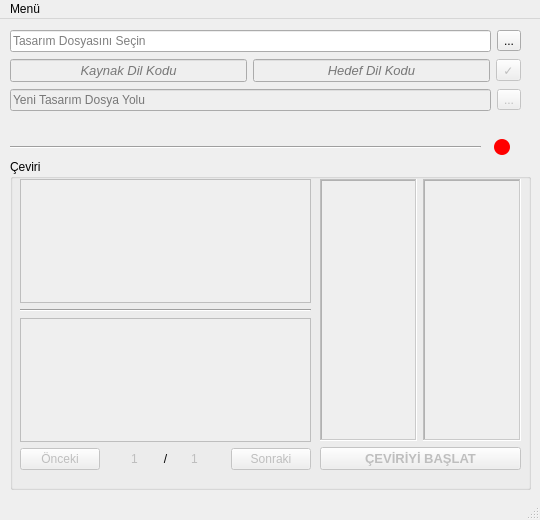
<?xml version="1.0" encoding="UTF-8"?>
<ui version="4.0">
 <class>MainWindow</class>
 <widget class="QMainWindow" name="MainWindow">
  <property name="geometry">
   <rect>
    <x>0</x>
    <y>0</y>
    <width>540</width>
    <height>520</height>
   </rect>
  </property>
  <property name="minimumSize">
   <size>
    <width>540</width>
    <height>520</height>
   </size>
  </property>
  <property name="maximumSize">
   <size>
    <width>540</width>
    <height>520</height>
   </size>
  </property>
  <property name="windowTitle">
   <string>Arayüz Dil Çevirmeni</string>
  </property>
  <property name="windowIcon">
   <iconset resource="source.qrc">
    <normaloff>:/icons/img/ui-translator.ico</normaloff>:/icons/img/ui-translator.ico</iconset>
  </property>
  <widget class="QWidget" name="centralwidget">
   <widget class="Line" name="line">
    <property name="geometry">
     <rect>
      <x>10</x>
      <y>120</y>
      <width>471</width>
      <height>16</height>
     </rect>
    </property>
    <property name="orientation">
     <enum>Qt::Horizontal</enum>
    </property>
   </widget>
   <widget class="QGroupBox" name="groupBox">
    <property name="geometry">
     <rect>
      <x>10</x>
      <y>140</y>
      <width>521</width>
      <height>331</height>
     </rect>
    </property>
    <property name="title">
     <string>Çeviri</string>
    </property>
    <widget class="QWidget" name="layoutWidget">
     <property name="geometry">
      <rect>
       <x>10</x>
       <y>20</y>
       <width>291</width>
       <height>291</height>
      </rect>
     </property>
     <layout class="QVBoxLayout" name="verticalLayout_3">
      <item>
       <layout class="QVBoxLayout" name="verticalLayout_2">
        <item>
         <widget class="QPlainTextEdit" name="plainTextEdit_fromLangText">
          <property name="enabled">
           <bool>false</bool>
          </property>
          <property name="toolTip">
           <string>Arayüzünüzdeki Metinler Buraya Gelir.</string>
          </property>
          <property name="frameShape">
           <enum>QFrame::Box</enum>
          </property>
          <property name="frameShadow">
           <enum>QFrame::Plain</enum>
          </property>
          <property name="readOnly">
           <bool>true</bool>
          </property>
         </widget>
        </item>
        <item>
         <widget class="Line" name="line_2">
          <property name="orientation">
           <enum>Qt::Horizontal</enum>
          </property>
         </widget>
        </item>
        <item>
         <widget class="QPlainTextEdit" name="plainTextEdit_toLangText">
          <property name="enabled">
           <bool>false</bool>
          </property>
          <property name="toolTip">
           <string>Gördüğünüz Metinin Çevirisini Buraya Girin ve 'Sonraki' Butonuna Basın.</string>
          </property>
          <property name="frameShape">
           <enum>QFrame::Box</enum>
          </property>
          <property name="frameShadow">
           <enum>QFrame::Plain</enum>
          </property>
         </widget>
        </item>
       </layout>
      </item>
      <item>
       <layout class="QHBoxLayout" name="horizontalLayout_3">
        <item>
         <widget class="QPushButton" name="pushButton_backText">
          <property name="enabled">
           <bool>false</bool>
          </property>
          <property name="text">
           <string>Önceki</string>
          </property>
         </widget>
        </item>
        <item>
         <widget class="QSpinBox" name="spinBox_nowTextOrder">
          <property name="enabled">
           <bool>false</bool>
          </property>
          <property name="toolTip">
           <string>Şuanki Metinin  Sırası</string>
          </property>
          <property name="styleSheet">
           <string notr="true">background-color: rgba(0, 0, 0, 0);
border: none;</string>
          </property>
          <property name="alignment">
           <set>Qt::AlignRight|Qt::AlignTrailing|Qt::AlignVCenter</set>
          </property>
          <property name="readOnly">
           <bool>true</bool>
          </property>
          <property name="buttonSymbols">
           <enum>QAbstractSpinBox::NoButtons</enum>
          </property>
          <property name="correctionMode">
           <enum>QAbstractSpinBox::CorrectToPreviousValue</enum>
          </property>
          <property name="prefix">
           <string/>
          </property>
          <property name="minimum">
           <number>1</number>
          </property>
         </widget>
        </item>
        <item>
         <widget class="QLabel" name="label">
          <property name="text">
           <string>/</string>
          </property>
          <property name="alignment">
           <set>Qt::AlignCenter</set>
          </property>
         </widget>
        </item>
        <item>
         <widget class="QSpinBox" name="spinBox_totaTextNumber">
          <property name="enabled">
           <bool>false</bool>
          </property>
          <property name="toolTip">
           <string>Toplam Çevirilecek Metin Sayısı</string>
          </property>
          <property name="styleSheet">
           <string notr="true">background-color: rgba(0, 0, 0, 0);
border: none;</string>
          </property>
          <property name="alignment">
           <set>Qt::AlignLeading|Qt::AlignLeft|Qt::AlignVCenter</set>
          </property>
          <property name="readOnly">
           <bool>true</bool>
          </property>
          <property name="buttonSymbols">
           <enum>QAbstractSpinBox::NoButtons</enum>
          </property>
          <property name="correctionMode">
           <enum>QAbstractSpinBox::CorrectToPreviousValue</enum>
          </property>
          <property name="prefix">
           <string/>
          </property>
          <property name="minimum">
           <number>1</number>
          </property>
         </widget>
        </item>
        <item>
         <widget class="QPushButton" name="pushButton_nextText">
          <property name="enabled">
           <bool>false</bool>
          </property>
          <property name="toolTip">
           <string>Sıradaki Metine Geçin (Ctrl + Enter)</string>
          </property>
          <property name="text">
           <string>Sonraki</string>
          </property>
          <property name="shortcut">
           <string>Ctrl+Return</string>
          </property>
         </widget>
        </item>
       </layout>
      </item>
     </layout>
    </widget>
    <widget class="QWidget" name="layoutWidget">
     <property name="geometry">
      <rect>
       <x>310</x>
       <y>20</y>
       <width>201</width>
       <height>291</height>
      </rect>
     </property>
     <layout class="QVBoxLayout" name="verticalLayout_4">
      <item>
       <layout class="QHBoxLayout" name="horizontalLayout_5">
        <item>
         <widget class="QTextEdit" name="textEdit_fromLangTexts">
          <property name="enabled">
           <bool>false</bool>
          </property>
          <property name="toolTip">
           <string>Kaynak Dildeki Metinler</string>
          </property>
          <property name="frameShape">
           <enum>QFrame::WinPanel</enum>
          </property>
          <property name="readOnly">
           <bool>true</bool>
          </property>
         </widget>
        </item>
        <item>
         <widget class="QTextEdit" name="textEdit_toLangTexts">
          <property name="enabled">
           <bool>false</bool>
          </property>
          <property name="toolTip">
           <string>Hedef Dilinizdeki Metinler</string>
          </property>
          <property name="frameShape">
           <enum>QFrame::WinPanel</enum>
          </property>
          <property name="readOnly">
           <bool>true</bool>
          </property>
         </widget>
        </item>
       </layout>
      </item>
      <item>
       <widget class="QPushButton" name="pushButton_TRANSLATE">
        <property name="enabled">
         <bool>false</bool>
        </property>
        <property name="font">
         <font>
          <family>MS Shell Dlg 2</family>
          <pointsize>10</pointsize>
          <weight>75</weight>
          <bold>true</bold>
         </font>
        </property>
        <property name="toolTip">
         <string>Çevirme İşlemini Başlatın. Çevirilmiş .ui Dosyanız Belirtilen Kayıt Yolunuza Kaydedilir.</string>
        </property>
        <property name="text">
         <string>ÇEVİRİYİ BAŞLAT</string>
        </property>
       </widget>
      </item>
     </layout>
    </widget>
   </widget>
   <widget class="QLabel" name="label_statusColor">
    <property name="geometry">
     <rect>
      <x>494</x>
      <y>120</y>
      <width>16</width>
      <height>16</height>
     </rect>
    </property>
    <property name="styleSheet">
     <string notr="true">border-radius: 8px;
color: white;

background-color: rgb(0, 255, 0);
background-color: rgb(255, 255, 0);
background-color: rgb(255, 0, 0);</string>
    </property>
    <property name="text">
     <string/>
    </property>
   </widget>
   <widget class="QWidget" name="layoutWidget">
    <property name="geometry">
     <rect>
      <x>10</x>
      <y>10</y>
      <width>511</width>
      <height>86</height>
     </rect>
    </property>
    <layout class="QVBoxLayout" name="verticalLayout">
     <item>
      <layout class="QHBoxLayout" name="horizontalLayout">
       <item>
        <widget class="QLineEdit" name="lineEdit_fromUI_path">
         <property name="toolTip">
          <string>.ui Uzantılı Dosyanızı Seçin</string>
         </property>
         <property name="readOnly">
          <bool>true</bool>
         </property>
         <property name="placeholderText">
          <string>Tasarım Dosyasını Seçin</string>
         </property>
        </widget>
       </item>
       <item>
        <widget class="QToolButton" name="toolButton_select_fromUIpath">
         <property name="toolTip">
          <string>.ui Uzantılı Dosyanızı Seçin</string>
         </property>
         <property name="text">
          <string>...</string>
         </property>
        </widget>
       </item>
      </layout>
     </item>
     <item>
      <layout class="QHBoxLayout" name="horizontalLayout_4">
       <item>
        <widget class="QLineEdit" name="lineEdit_fromLangCode">
         <property name="enabled">
          <bool>false</bool>
         </property>
         <property name="font">
          <font>
           <family>MS Shell Dlg 2</family>
           <pointsize>10</pointsize>
           <italic>true</italic>
          </font>
         </property>
         <property name="toolTip">
          <string>Arayüzünüzün Şuanki Dil Kodunuz/Uzun Halini Girin</string>
         </property>
         <property name="alignment">
          <set>Qt::AlignCenter</set>
         </property>
         <property name="placeholderText">
          <string>Kaynak Dil Kodu</string>
         </property>
        </widget>
       </item>
       <item>
        <widget class="QLineEdit" name="lineEdit_toLangCode">
         <property name="enabled">
          <bool>false</bool>
         </property>
         <property name="font">
          <font>
           <family>MS Shell Dlg 2</family>
           <pointsize>10</pointsize>
           <italic>true</italic>
          </font>
         </property>
         <property name="toolTip">
          <string>Arayüzünüzün Çevirilecek Yeni Dil Kodunu/Uzun Halini Girin</string>
         </property>
         <property name="alignment">
          <set>Qt::AlignCenter</set>
         </property>
         <property name="placeholderText">
          <string>Hedef Dil Kodu</string>
         </property>
        </widget>
       </item>
       <item>
        <widget class="QToolButton" name="toolButton_confirmLangCodes">
         <property name="enabled">
          <bool>false</bool>
         </property>
         <property name="toolTip">
          <string>Yazılan Dilleri Onaylayın.</string>
         </property>
         <property name="text">
          <string>✓</string>
         </property>
        </widget>
       </item>
      </layout>
     </item>
     <item>
      <layout class="QHBoxLayout" name="horizontalLayout_2">
       <item>
        <widget class="QLineEdit" name="lineEdit_toUIpath">
         <property name="enabled">
          <bool>false</bool>
         </property>
         <property name="toolTip">
          <string>Yeni Dil Tasarımı Dosyasının Kayıt Yolunu Seçin. Otomatik Doldurulmuş Şekilde Kalması Önerilir.</string>
         </property>
         <property name="readOnly">
          <bool>true</bool>
         </property>
         <property name="placeholderText">
          <string>Yeni Tasarım Dosya Yolu</string>
         </property>
        </widget>
       </item>
       <item>
        <widget class="QToolButton" name="toolButton_select_toUIpath">
         <property name="enabled">
          <bool>false</bool>
         </property>
         <property name="toolTip">
          <string>Yeni .ui Uzantılı Dosyanızın Kayıt Yolunu Seçin</string>
         </property>
         <property name="text">
          <string>...</string>
         </property>
        </widget>
       </item>
      </layout>
     </item>
    </layout>
   </widget>
  </widget>
  <widget class="QMenuBar" name="menubar">
   <property name="geometry">
    <rect>
     <x>0</x>
     <y>0</y>
     <width>540</width>
     <height>21</height>
    </rect>
   </property>
   <widget class="QMenu" name="menuMen">
    <property name="title">
     <string>Menü</string>
    </property>
    <widget class="QMenu" name="menuDili_De_i_tir">
     <property name="enabled">
      <bool>false</bool>
     </property>
     <property name="title">
      <string>Dili Değiştir</string>
     </property>
     <addaction name="action_selectTR"/>
     <addaction name="action_selectEN"/>
    </widget>
    <addaction name="action_newTranslate"/>
    <addaction name="menuDili_De_i_tir"/>
    <addaction name="actionOtomatik_eviriyi_Etkinle_tir"/>
    <addaction name="separator"/>
    <addaction name="action_guide"/>
    <addaction name="action_about"/>
    <addaction name="action_exit"/>
   </widget>
   <addaction name="menuMen"/>
  </widget>
  <widget class="QStatusBar" name="statusbar">
   <property name="font">
    <font>
     <family>MS Shell Dlg 2</family>
     <pointsize>8</pointsize>
     <weight>75</weight>
     <bold>true</bold>
    </font>
   </property>
  </widget>
  <action name="action_selectTR">
   <property name="icon">
    <iconset resource="source.qrc">
     <normaloff>:/icons/img/turkey.png</normaloff>:/icons/img/turkey.png</iconset>
   </property>
   <property name="text">
    <string>Türkçe</string>
   </property>
  </action>
  <action name="action_selectEN">
   <property name="icon">
    <iconset resource="source.qrc">
     <normaloff>:/icons/img/english.png</normaloff>:/icons/img/english.png</iconset>
   </property>
   <property name="text">
    <string>İngilizce</string>
   </property>
  </action>
  <action name="action_about">
   <property name="icon">
    <iconset resource="source.qrc">
     <normaloff>:/icons/img/information.ico</normaloff>:/icons/img/information.ico</iconset>
   </property>
   <property name="text">
    <string>Hakkında</string>
   </property>
  </action>
  <action name="action_exit">
   <property name="icon">
    <iconset resource="source.qrc">
     <normaloff>:/icons/img/exit3.ico</normaloff>:/icons/img/exit3.ico</iconset>
   </property>
   <property name="text">
    <string>Çıkış</string>
   </property>
  </action>
  <action name="action_newTranslate">
   <property name="icon">
    <iconset resource="source.qrc">
     <normaloff>:/icons/img/google-translate-icon.png</normaloff>:/icons/img/google-translate-icon.png</iconset>
   </property>
   <property name="text">
    <string>Yeni Çeviri Başlatın</string>
   </property>
   <property name="shortcut">
    <string>Ctrl+R</string>
   </property>
  </action>
  <action name="action_guide">
   <property name="icon">
    <iconset resource="source.qrc">
     <normaloff>:/icons/img/book-guide-icon.png</normaloff>:/icons/img/book-guide-icon.png</iconset>
   </property>
   <property name="text">
    <string>Klavuz</string>
   </property>
  </action>
  <action name="actionOtomatik_eviriyi_Etkinle_tir">
   <property name="checkable">
    <bool>true</bool>
   </property>
   <property name="enabled">
    <bool>false</bool>
   </property>
   <property name="text">
    <string>Otomatik Çeviriyi Etkinleştir</string>
   </property>
  </action>
 </widget>
 <resources>
  <include location="source.qrc"/>
 </resources>
 <connections/>
</ui>
